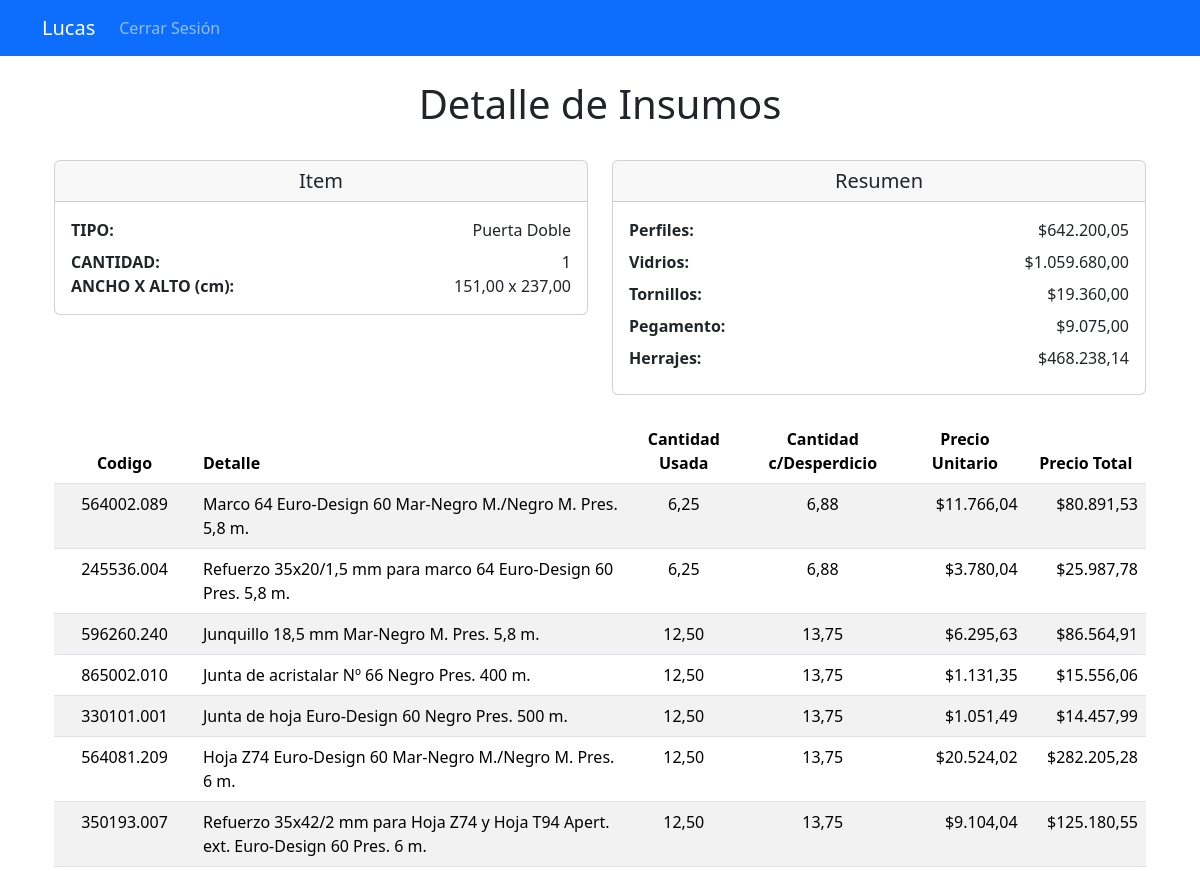
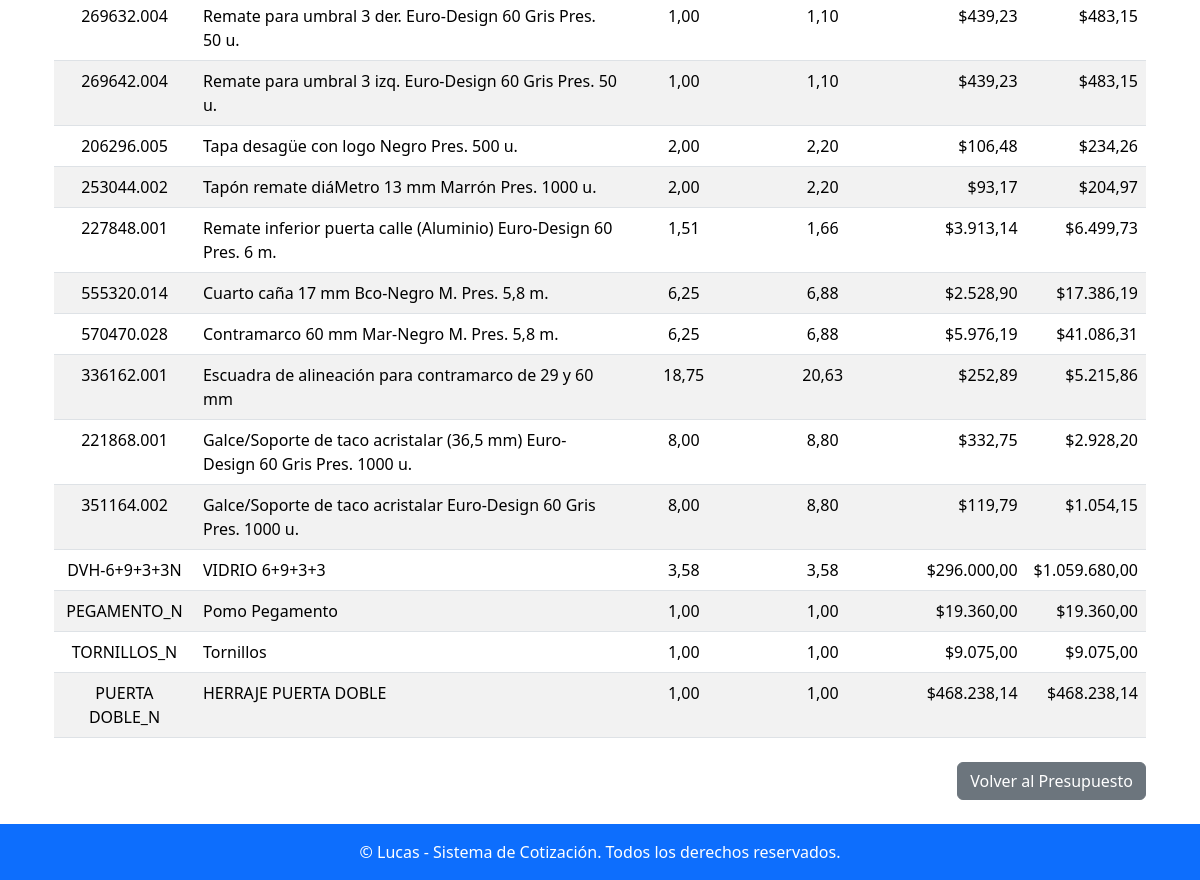
The app's page /item/59/detalle_insumos/ (signed in) with its own data (2 pictures, top to bottom).
### apps/presupuestos/models.py (models this page shows, shortened)
class Item(models.Model):
    presupuesto = models.ForeignKey(Presupuesto, related_name='items', on_delete=models.CASCADE)  # Relación con el presupuesto
    cantidad = models.PositiveIntegerField()  # Cantidad del ítem
    ancho = models.DecimalField(max_digits=10, decimal_places=2, null=True, blank=True)  # Ancho en unidades
    alto = models.DecimalField(max_digits=10, decimal_places=2, null=True, blank=True)  # Alto en unidades
    ancho_hoja = models.DecimalField(max_digits=10, decimal_places=2, null=True, blank=True)  # Ancho de hoja en unidades
    alto_lama = models.DecimalField(max_digits=10, decimal_places=2, null=True, blank=True)
    tipo = models.ForeignKey(Tipo, on_delete=models.CASCADE)  # Tipo de ítem (ventana, puerta, etc.)
    color = models.ForeignKey(Color, on_delete=models.CASCADE)  # Color del ítem
    revestimiento = models.ForeignKey(Revestimiento, on_delete=models.CASCADE)  # Tipo de revestimiento
    desperdicio = models.DecimalField(max_digits=5, decimal_places=2, default=0.0)  # Porcentaje de desperdicio

class Tipo(models.Model):
    numero = models.IntegerField(unique=True)  # Número identificador del tipo
    detalle = models.CharField(max_length=100)  # Descripción del tipo

class TipoInsumo(models.Model):
    nombre = models.CharField(max_length=50, unique=True)  # Nombre del tipo de insumo (por ejemplo, 'Material', 'Herramienta')

class Insumo(models.Model):
    codigo = models.CharField(max_length=50)  # Código único del insumo
    descripcion = models.TextField()  # Descripción del insumo
    precio = models.DecimalField(max_digits=10, decimal_places=2)  # Precio por unidad
    unidad_medida = models.CharField(max_length=50)  # Unidad de medida (por ejemplo, METRO)
    color = models.ForeignKey(Color, null=True, blank=True, on_delete=models.SET_NULL)  # Color asociado, si aplica
    formula = models.TextField()  # Fórmula para calcular la cantidad del insumo
    tipo_insumo = models.ForeignKey(TipoInsumo, on_delete=models.CASCADE, null=True, blank=True)  # Relación con TipoInsumo

### apps/presupuestos/views.py (the view)
# urls.py: path('item/<int:item_id>/detalle_insumos/', presupuestos_views.detalle_insumos, name='detalle_insumos'),
@login_required
def detalle_insumos(request, item_id):
    item = get_object_or_404(Item, id=item_id)
    detalles = (
        DetalleInsumo.objects.filter(item=item)
        .values(
            'insumo__codigo',  # Código del insumo
            'insumo__descripcion',  # Descripción del insumo
            'cantidad_usada',  # Cantidad usada
            'precio_unitario',  # Precio unitario
        )
        .annotate(
            cantidad_desperdicio=Case(
                When(insumo__tipo_insumo__id=1, then=ExpressionWrapper(
                    F('cantidad_usada') * ((F('item__desperdicio') / 100.0) + 1.0),
                    output_field=DecimalField(max_digits=10, decimal_places=2)
                )),
                default=F('cantidad_usada'),
                output_field=DecimalField(max_digits=10, decimal_places=2)
            ),
            precio_total = ExpressionWrapper(
                F('cantidad_desperdicio') * F('precio_unitario'),
                output_field=DecimalField(max_digits=10, decimal_places=2)
            )
        )
        .order_by('id')  # Orden por ID del detalle
    )
    resumen_tipo_insumo = (
        DetalleInsumo.objects.filter(item=item)
        .values('insumo__tipo_insumo__nombre')
        .annotate(total_valor=Sum('precio_total'))
        .order_by('insumo__tipo_insumo__id')
    )
    return render(request, 'detalle_insumos.html', {
        'item': item,
        'detalles': detalles,  # Incluye los detalles con cantidad_desperdicio y precio_total
        'resumen_tipo_insumo': resumen_tipo_insumo,
    })

### apps/presupuestos/templates/detalle_insumos.html (shortened to what this page needs)
{% extends 'base.html' %}
{% load humanize %}
{% block content %}
<div class="container mt-4">
    <h1 class="text-center">Detalle de Insumos</h1>
    <br>
    <div class="row">
        <div class="col-md-6">
            <div class="card">
                <div class="card-header">
                    <h5 class="text-center mb-0">Item</h5>
                </div>
                <div class="card-body">
                    <div class="row mb-2">
                        <div class="col-6 text-start fw-bold">TIPO:</div>
                        <div class="col-6 text-end">{{ item.tipo.detalle }}</div>
                    </div>
                    <div class="row">
                        <div class="col-6 text-start fw-bold">CANTIDAD:</div>
                        <div class="col-6 text-end">{{ item.cantidad }}</div>
                    </div>
                    <div class="row">
                        <div class="col-6 text-start fw-bold">ANCHO X ALTO (cm):</div>
                        <div class="col-6 text-end">{{ item.ancho }} x {{ item.alto }}</div>
                    </div>
                </div>
            </div>
        </div>
        <div class="col-md-6">
            <div class="card">
                <div class="card-header">
                    <h5 class="text-center mb-0">Resumen</h5>
                </div>
                <div class="card-body">
                    {% for resumen in resumen_tipo_insumo %}
                        <div class="row mb-2">
                            <div class="col-6 text-start fw-bold">
                                {{ resumen.insumo__tipo_insumo__nombre|default:"Sin Tipo" }}:
                            </div>
                            <div class="col-6 text-end">
                                ${{ resumen.total_valor|floatformat:2|intcomma }}
                            </div>
                        </div>
                    {% endfor %}
                </div>
            </div>
        </div>
    </div>
    <br>
    {% if detalles %}
        <table class="table table-striped">
            <thead class="thead-dark">
                <tr>
                    <th class="text-center" scope="col">Codigo</th>
                    <th class="text-align-left" scope="col">Detalle</th>
                    <th class="text-center" scope="col">Cantidad Usada</th>
                    <th class="text-center" scope="col">Cantidad c/Desperdicio</th>
                    <th class="text-center" scope="col">Precio Unitario</th>
                    <th class="text-center" scope="col">Precio Total</th>
                </tr>
            </thead>
            <tbody>
                {% for detalle in detalles %}
                <tr>
                    <td class="text-center">{{ detalle.insumo__codigo }}</td>
                    <td class="text-align-left">{{ detalle.insumo__descripcion }}</td>
                    <td class="text-center">{{ detalle.cantidad_usada }}</td>
                    <td class="text-center">{{ detalle.cantidad_desperdicio|floatformat:2 }}</td>
                    <td class="text-end">${{ detalle.precio_unitario|intcomma }}</td>
                    <td class="text-end">${{ detalle.precio_total|floatformat:2 }}</td>
                </tr>
                {% endfor %}
            </tbody>
        </table>
    {% else %}
        <p>No hay insumos asociados a este ítem.</p>
    {% endif %}
    <div class="mt-4 d-flex justify-content-end">
        <a href="{% url 'detalle_presupuesto' item.presupuesto.numero %}" class="btn btn-secondary">Volver al Presupuesto</a>
    </div>
</div>
{% endblock %}

### records on screen
Item: tipo.detalle "Puerta Doble", cantidad "1", ancho "151,00", alto "237,00"
TipoInsumo: insumo__tipo_insumo__nombre "Perfiles", total_valor "642.200,05"
TipoInsumo: insumo__tipo_insumo__nombre "Vidrios", total_valor "1.059.680,00"
TipoInsumo: insumo__tipo_insumo__nombre "Pegamento", total_valor "9.075,00"
TipoInsumo: insumo__tipo_insumo__nombre "Herrajes", total_valor "468.238,14"
Insumo: insumo__codigo "564002.089", insumo__descripcion "Marco 64 Euro-Design 60 Mar-Negro M./Negro M. Pres. 5,8 m.", cantidad_usada "6,25", cantidad_desperdicio "6,88", precio_unitario "11.766,04", precio_total "80.891,53"
Insumo: insumo__codigo "596260.240", insumo__descripcion "Junquillo 18,5 mm Mar-Negro M. Pres. 5,8 m.", cantidad_usada "12,50", cantidad_desperdicio "13,75", precio_unitario "6.295,63", precio_total "86.564,91"
Insumo: insumo__codigo "564081.209", insumo__descripcion "Hoja Z74 Euro-Design 60 Mar-Negro M./Negro M. Pres. 6 m.", cantidad_usada "12,50", cantidad_desperdicio "13,75", precio_unitario "20.524,02", precio_total "282.205,28"
Insumo: insumo__codigo "206296.005", insumo__descripcion "Tapa desagüe con logo Negro Pres. 500 u.", cantidad_usada "2,00", cantidad_desperdicio "2,20", precio_unitario "106,48", precio_total "234,26"
Insumo: insumo__codigo "555320.014", insumo__descripcion "Cuarto caña 17 mm Bco-Negro M. Pres. 5,8 m.", cantidad_usada "6,25", cantidad_desperdicio "6,88", precio_unitario "2.528,90", precio_total "17.386,19"
Insumo: insumo__codigo "570470.028", insumo__descripcion "Contramarco 60 mm Mar-Negro M. Pres. 5,8 m.", cantidad_usada "6,25", cantidad_desperdicio "6,88", precio_unitario "5.976,19", precio_total "41.086,31"
Insumo: insumo__codigo "DVH-6+9+3+3N", insumo__descripcion "VIDRIO 6+9+3+3", cantidad_usada "3,58", cantidad_desperdicio "3,58", precio_unitario "296.000,00", precio_total "1.059.680,00"
Insumo: insumo__codigo "PEGAMENTO_N", insumo__descripcion "Pomo Pegamento", cantidad_usada "1,00", cantidad_desperdicio "1,00", precio_unitario "19.360,00", precio_total "19.360,00"
Insumo: insumo__codigo "TORNILLOS_N", insumo__descripcion "Tornillos", cantidad_usada "1,00", cantidad_desperdicio "1,00", precio_unitario "9.075,00", precio_total "9.075,00"
Insumo: insumo__codigo "PUERTA DOBLE_N", insumo__descripcion "HERRAJE PUERTA DOBLE", cantidad_usada "1,00", cantidad_desperdicio "1,00", precio_unitario "468.238,14", precio_total "468.238,14"

### other values on screen
{{ resumen.insumo__tipo_insumo__nombre|default:"Sin Tipo" }} "Tornillos"
{{ resumen.total_valor|floatformat:2|intcomma }} "19.360,00"
{{ detalle.insumo__codigo }} "245536.004" "865002.010" "330101.001" "350193.007" "269632.004" "269642.004" "253044.002" "227848.001" "336162.001" "221868.001" "351164.002"
{{ detalle.insumo__descripcion }} "Refuerzo 35x20/1,5 mm para marco 64 Euro-Design 60 Pres. 5,8 m." "Junta de acristalar Nº 66 Negro Pres. 400 m." "Junta de hoja Euro-Design 60 Negro Pres. 500 m." "Refuerzo 35x42/2 mm para Hoja Z74 y Hoja T94 Apert. ext. Euro-Design 60 Pres. 6 m." "Remate para umbral 3 der. Euro-Design 60 Gris Pres. 50 u." "Remate para umbral 3 izq. Euro-Design 60 Gris Pres. 50 u." "Tapón remate diáMetro 13 mm Marrón Pres. 1000 u." "Remate inferior puerta calle (Aluminio) Euro-Design 60 Pres. 6 m." "Escuadra de alineación para contramarco de 29 y 60 mm" "Galce/Soporte de taco acristalar (36,5 mm) Euro-Design 60 Gris Pres. 1000 u." "Galce/Soporte de taco acristalar Euro-Design 60 Gris Pres. 1000 u."
{{ detalle.cantidad_usada }} "6,25" "12,50" "12,50" "12,50" "1,00" "1,00" "2,00" "1,51" "18,75" "8,00" "8,00"
{{ detalle.cantidad_desperdicio|floatformat:2 }} "6,88" "13,75" "13,75" "13,75" "1,10" "1,10" "2,20" "1,66" "20,63" "8,80" "8,80"
{{ detalle.precio_unitario|intcomma }} "3.780,04" "1.131,35" "1.051,49" "9.104,04" "439,23" "439,23" "93,17" "3.913,14" "252,89" "332,75" "119,79"
{{ detalle.precio_total|floatformat:2 }} "25.987,78" "15.556,06" "14.457,99" "125.180,55" "483,15" "483,15" "204,97" "6.499,73" "5.215,86" "2.928,20" "1.054,15"
